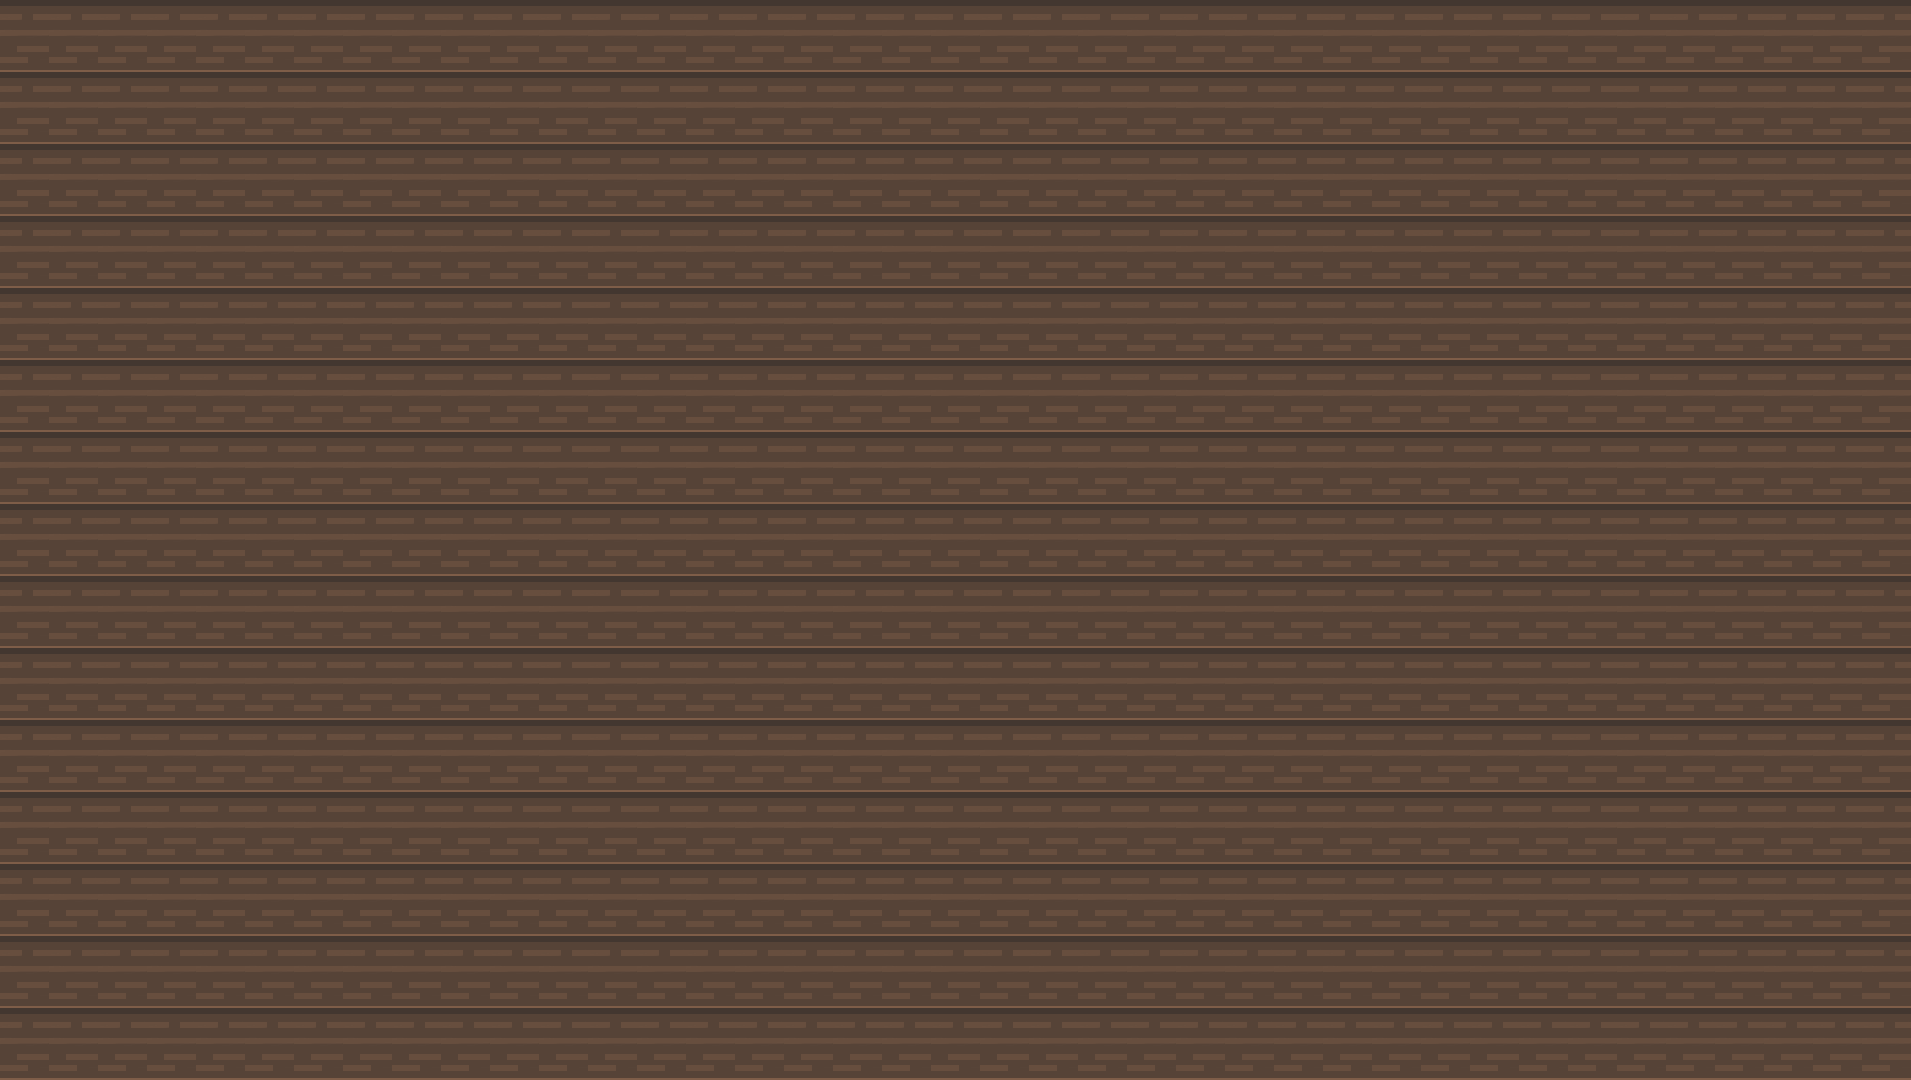

This game map was drawn from its Tiled (.tmx) file and the tilesets committed beside it. A one-line description and the full map source follow:
An orthogonal 39x15 tile map with 49x72 px tiles, 1 tile layer (Tile Layer 1).

<map version="1.10" tiledversion="1.10.1" orientation="orthogonal" renderorder="right-down" width="39" height="15" tilewidth="49" tileheight="72" infinite="0" nextlayerid="2" nextobjectid="1">
 <tileset firstgid="1" source="floor.tsx" />
 <layer id="1" name="Tile Layer 1" width="39" height="15">
  <data encoding="csv">
1,1,1,1,1,1,1,1,1,1,1,1,1,1,1,1,1,1,1,1,1,1,1,1,1,1,1,1,1,1,1,1,1,1,1,1,1,1,1,
1,1,1,1,1,1,1,1,1,1,1,1,1,1,1,1,1,1,1,1,1,1,1,1,1,1,1,1,1,1,1,1,1,1,1,1,1,1,1,
1,1,1,1,1,1,1,1,1,1,1,1,1,1,1,1,1,1,1,1,1,1,1,1,1,1,1,1,1,1,1,1,1,1,1,1,1,1,1,
1,1,1,1,1,1,1,1,1,1,1,1,1,1,1,1,1,1,1,1,1,1,1,1,1,1,1,1,1,1,1,1,1,1,1,1,1,1,1,
1,1,1,1,1,1,1,1,1,1,1,1,1,1,1,1,1,1,1,1,1,1,1,1,1,1,1,1,1,1,1,1,1,1,1,1,1,1,1,
1,1,1,1,1,1,1,1,1,1,1,1,1,1,1,1,1,1,1,1,1,1,1,1,1,1,1,1,1,1,1,1,1,1,1,1,1,1,1,
1,1,1,1,1,1,1,1,1,1,1,1,1,1,1,1,1,1,1,1,1,1,1,1,1,1,1,1,1,1,1,1,1,1,1,1,1,1,1,
1,1,1,1,1,1,1,1,1,1,1,1,1,1,1,1,1,1,1,1,1,1,1,1,1,1,1,1,1,1,1,1,1,1,1,1,1,1,1,
1,1,1,1,1,1,1,1,1,1,1,1,1,1,1,1,1,1,1,1,1,1,1,1,1,1,1,1,1,1,1,1,1,1,1,1,1,1,1,
1,1,1,1,1,1,1,1,1,1,1,1,1,1,1,1,1,1,1,1,1,1,1,1,1,1,1,1,1,1,1,1,1,1,1,1,1,1,1,
1,1,1,1,1,1,1,1,1,1,1,1,1,1,1,1,1,1,1,1,1,1,1,1,1,1,1,1,1,1,1,1,1,1,1,1,1,1,1,
1,1,1,1,1,1,1,1,1,1,1,1,1,1,1,1,1,1,1,1,1,1,1,1,1,1,1,1,1,1,1,1,1,1,1,1,1,1,1,
1,1,1,1,1,1,1,1,1,1,1,1,1,1,1,1,1,1,1,1,1,1,1,1,1,1,1,1,1,1,1,1,1,1,1,1,1,1,1,
1,1,1,1,1,1,1,1,1,1,1,1,1,1,1,1,1,1,1,1,1,1,1,1,1,1,1,1,1,1,1,1,1,1,1,1,1,1,1,
1,1,1,1,1,1,1,1,1,1,1,1,1,1,1,1,1,1,1,1,1,1,1,1,1,1,1,1,1,1,1,1,1,1,1,1,1,1,1
</data>
 </layer>
</map>
